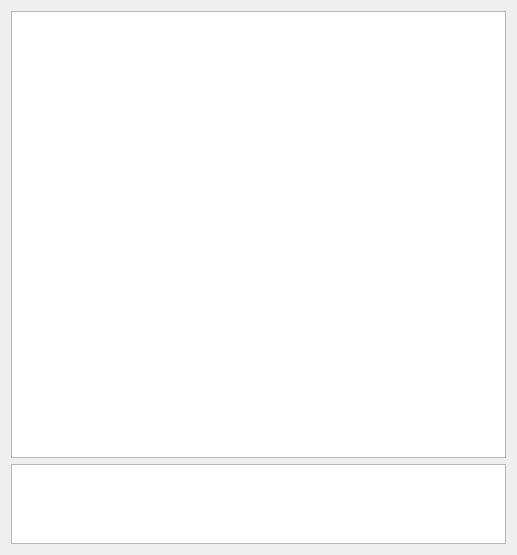
<?xml version="1.0" encoding="UTF-8"?>
<ui version="4.0">
 <class>MainWindow</class>
 <widget class="QMainWindow" name="MainWindow">
  <property name="geometry">
   <rect>
    <x>0</x>
    <y>0</y>
    <width>517</width>
    <height>555</height>
   </rect>
  </property>
  <property name="windowTitle">
   <string>MainWindow</string>
  </property>
  <widget class="QWidget" name="centralWidget">
   <layout class="QGridLayout" name="gridLayout">
    <item row="1" column="0">
     <widget class="CustomGraphicsView" name="graphicsView_qrCode"/>
    </item>
    <item row="2" column="0">
     <widget class="QTextEdit" name="textEdit">
      <property name="maximumSize">
       <size>
        <width>16777215</width>
        <height>80</height>
       </size>
      </property>
      <property name="lineWrapMode">
       <enum>QTextEdit::NoWrap</enum>
      </property>
     </widget>
    </item>
   </layout>
  </widget>
  <widget class="QMenuBar" name="menuBar">
   <property name="geometry">
    <rect>
     <x>0</x>
     <y>0</y>
     <width>517</width>
     <height>21</height>
    </rect>
   </property>
  </widget>
 </widget>
 <layoutdefault spacing="6" margin="11"/>
 <customwidgets>
  <customwidget>
   <class>CustomGraphicsView</class>
   <extends>QGraphicsView</extends>
   <header location="global">CustomGraphicsView\customgraphicsview.h</header>
  </customwidget>
 </customwidgets>
 <resources/>
 <connections/>
</ui>
